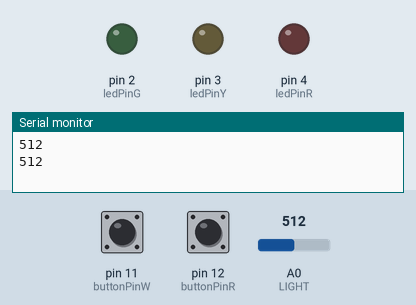
The sketch below on a simulated Arduino Uno, built with avr-gcc and run on an emulated ATmega328P. On the bench: output pins drawn as LEDs (lit = HIGH), the last lines printed to the serial monitor. The test bench sets the inputs (shaded band); at power-on: A0 (LIGHT) = 512, pin 11 (buttonPinW) LOW, pin 12 (buttonPinR) LOW.

Above: at 1.2 s.
1.3 s: A0 (LIGHT) set to 492
At 2.5 s:
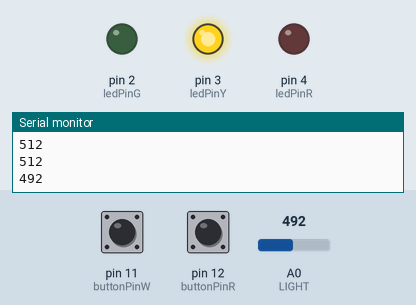
3.5 s: pin 11 (buttonPinW) pulled HIGH for 0.6 s
At 4.8 s:
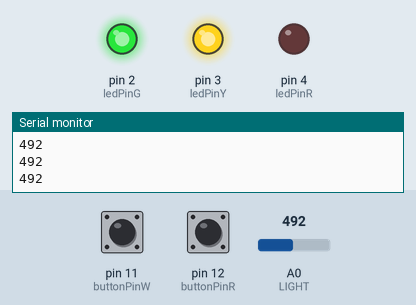
6.5 s: pin 12 (buttonPinR) pulled HIGH for 0.6 s
At 7.5 s:
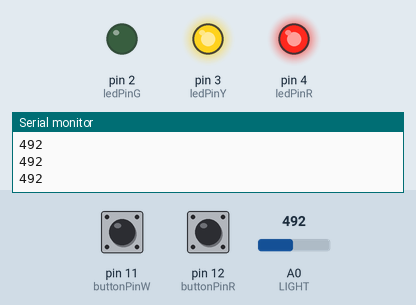
9.5 s: pin 12 (buttonPinR) pulled HIGH for 3.2 s
At 13.4 s:
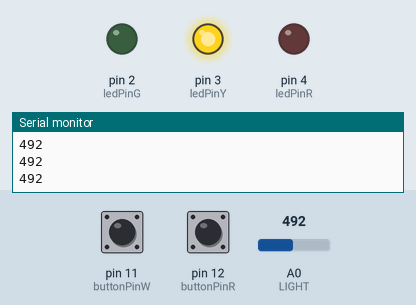
14.5 s: pin 11 (buttonPinW) pulled HIGH for 3.2 s
At 16.1 s:
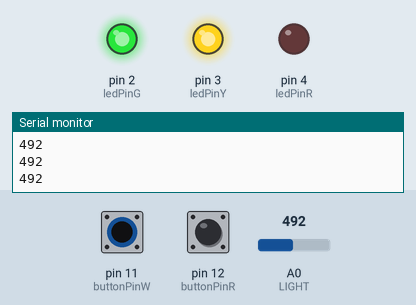
19.5 s: pin 11 (buttonPinW) driven HIGH and pin 12 (buttonPinR) driven HIGH
At 21.2 s:
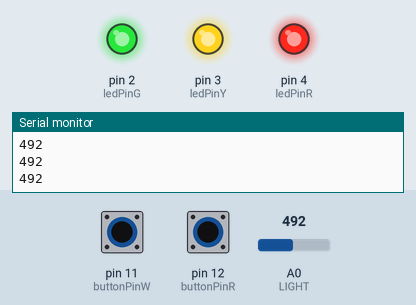
Timing chart, 0 to 22.5 s (numbered marks = the images above; inputs shaded):
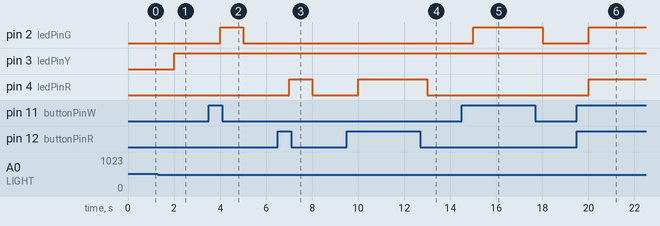

Measured:
- the behaviour switches between 501 and 500 on A0 (LIGHT) (found by bisection; images 0 and 1)
- after the input at 1.3 s, pin 3 (ledPinY): LOW → HIGH after 0.70 s
- after the input at 3.5 s, pin 2 (ledPinG): LOW → HIGH after 0.50 s, → LOW 1.0 s later
- after the input at 6.5 s, pin 4 (ledPinR): LOW → HIGH after 0.50 s, → LOW 1.0 s later
- after the input at 9.5 s, pin 4 (ledPinR): LOW → HIGH after 0.50 s, → LOW 3.0 s later
- after the input at 14.5 s, pin 2 (ledPinG): LOW → HIGH after 0.51 s, → LOW 3.0 s later
- after the input at 19.5 s, pin 2 (ledPinG), pin 4 (ledPinR): LOW → HIGH after 0.51 s

The sketch:

TrafficLight.ino
```cpp
/*
紅綠燈
*/

// constants won't change. They're used here to set pin numbers:
const int buttonPinR = 12;     // the number of the pushbutton pin
const int buttonPinW = 11;     // the number of the pushbutton pin
const int LIGHT = 0;     // the number of the pushbutton pin
const int THOLD = 500;     // the threshold of yellow light


const int ledPin =  13;      // the number of the LED pin
const int ledPinR =  4;      // the number of the LED pin
const int ledPinY =  3;      // the number of the LED pin
const int ledPinG =  2;      // the number of the LED pin


// variables will change:
int buttonStateR = 0;         // variable for reading the pushbutton status
int buttonStateW = 0;         // variable for reading the pushbutton status


void setup() {
  Serial.begin(9600);
  // initialize the LED pin as an output:
  pinMode(ledPinR, OUTPUT);
  pinMode(ledPinY, OUTPUT);
  pinMode(ledPinG, OUTPUT);
  // initialize the pushbutton pin as an input:
  pinMode(buttonPinR, INPUT);
  pinMode(buttonPinW, INPUT);
}

void loop() {
  Serial.println(analogRead(LIGHT));

  // read the state of the pushbutton value:
  buttonStateR = digitalRead(buttonPinR);
  buttonStateW = digitalRead(buttonPinW);

  // check if the pushbutton is pressed. If it is, the buttonState is HIGH:
  if (buttonStateR == HIGH) {
    // turn LED on:
    digitalWrite(ledPinR, HIGH);
  } else {
    // turn LED off:
    digitalWrite(ledPinR, LOW);
  }
  //==================
    if (buttonStateW == HIGH) {
    // turn LED on:
    digitalWrite(ledPinG, HIGH);
  } else {
    // turn LED off:
    digitalWrite(ledPinG, LOW);
  }
  //==================
  if(analogRead(LIGHT)<=THOLD)
  {
    digitalWrite(ledPinY, HIGH);
  } else {
    // turn LED off:
    digitalWrite(ledPinY, LOW);
  }
  delay(1000);
}
```
